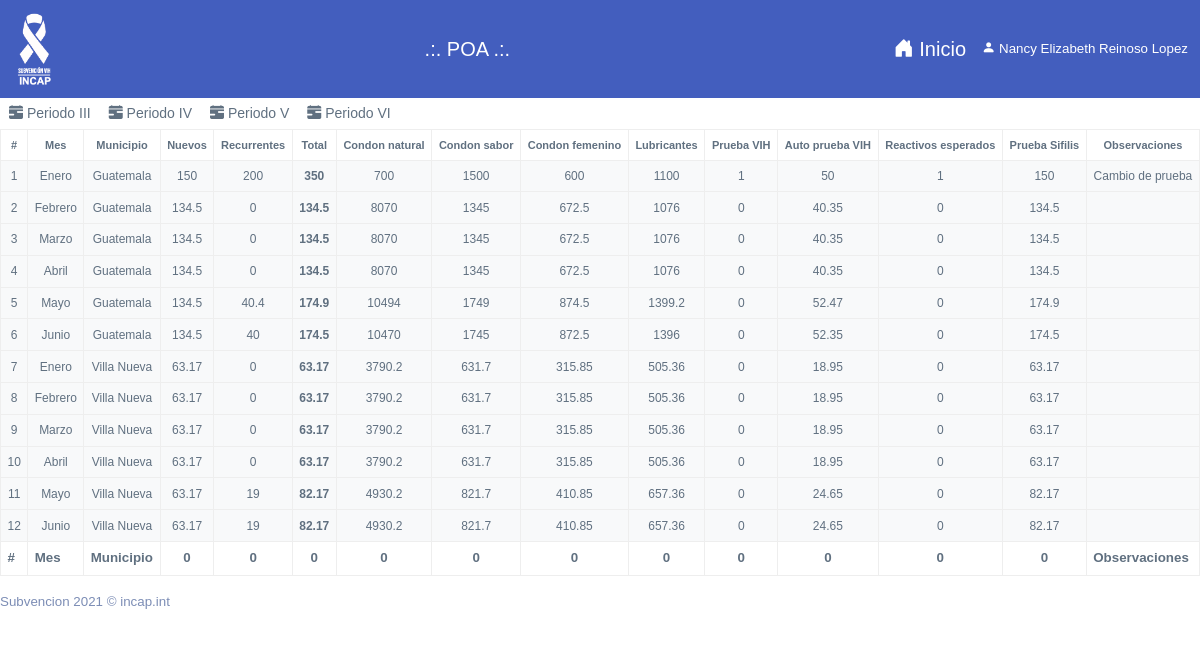
The page /vistas/supervisor/poa/poa.php (signed in) on the database its author committed.
### tables this page shows
CREATE TABLE IF NOT EXISTS `usuario` (
  `idUsuario` INT NOT NULL,
  `persona_id` INT NOT NULL,
  `rol` VARCHAR(24) NOT NULL,
  `usuario` VARCHAR(32) NULL,
  `pass` LONGTEXT NULL,
  `subreceptor_id` INT NOT NULL,
  `estado` TINYINT NULL,
  PRIMARY KEY (`idUsuario`));

CREATE TABLE IF NOT EXISTS `persona` (
  `idPersona` INT NOT NULL,
  `codigo` VARCHAR(16) NULL,
  `nombre` VARCHAR(50) NULL,
  `apellido` VARCHAR(50) NULL,
  `telefono` VARCHAR(12) NULL,
  `correo` VARCHAR(45) NULL,
  PRIMARY KEY (`idPersona`));

CREATE TABLE IF NOT EXISTS `poa` (
  `idPoa` INT NOT NULL,
  `anio` INT NULL,
  `mes` VARCHAR(24) NOT NULL,
  `departamento` VARCHAR(24) NOT NULL,
  `municipio` VARCHAR(24) NOT NULL,
  `nuevo` FLOAT NULL,
  `recurrente` FLOAT NULL,
  `subreceptor_id` INT NOT NULL,
  `observacion` TEXT NULL,
  `periodo` INT NULL,
  `estado` VARCHAR(24) NULL,
  PRIMARY KEY (`idPoa`));

CREATE TABLE IF NOT EXISTS `catalogo` (
  `codigo` VARCHAR(24) NOT NULL,
  `nombre` VARCHAR(100) NULL,
  `descripcion` TEXT NULL,
  `categoria` VARCHAR(32) NULL,
  PRIMARY KEY (`codigo`));

### vistas/supervisor/poa/periodo_3.php (the view, shortened to what this page needs)
<div class="table-responsive">
<table class="table table-hover table-bordered" aria-describedby="">
    <thead class="text-center" style="font-size: 11px;">
        <th scope="">#</th>
        <th scope="">Mes</th>
        <th scope="">Municipio</th>
        <th scope="">Nuevos</th>
        <th scope="">Recurrentes</th>
        <th scope="">Total</th>
        <th scope="">Condon natural</th>
        <th class="tsabor">Condon sabor</th>
        <th class="tfemenino">Condon femenino</th>
        <th scope="">Lubricantes</th>
        <th class="tprueba" scope="">Prueba VIH</th>
        <th class="tauto">Auto prueba VIH</th>
        <th class="treactivo" scope="">Reactivos esperados</th>
        <th class="tsifilis" scope="">Prueba Sifilis</th>
        <th scope="">Observaciones</th>
    </thead>
    <tbody class="text-center bg-light" style="font-size: 12px;">
        <?php
        $cont = 1;
        $consult = "SELECT DISTINCT t1.idPoa, t5.nombre as mes, t4.nombre as municipio, t1.nuevo, t1.recurrente,
        (t1.nuevo + t1.recurrente) AS total, t1.observacion, t2.cnatural, t2.csabor, t2.cfemenino, t2.lubricante,
        t2.pruebaVIH, t2.autoPrueba, t2.reactivoE, t2.sifilis, t1.estado FROM poa t1
	    LEFT JOIN insumo t2 ON t2.poa_id = t1.idPoa
	    LEFT JOIN catalogo t3 ON t3.codigo = t1.departamento
	    LEFT JOIN catalogo t4 ON t4.codigo = t1.municipio
	    LEFT JOIN catalogo t5 ON t5.codigo = t1.mes
	    WHERE t1.subreceptor_id = $SUBRECEPTOR AND t1.periodo = 3";
        if ($res = $enlace->query($consult)) {
            while ($periodo_3 = $res->fetch_assoc()) {
        ?>
                <tr>
                    <td><?php echo $cont++; ?></td>
                    <td><?php echo $periodo_3['mes']; ?></td>
                    <td><?php echo $periodo_3['municipio']; ?></td>
                    <td><?php echo $periodo_3['nuevo']; ?></td>
                    <td><?php echo $periodo_3['recurrente']; ?></td>
                    <th scope=""><?php echo round($periodo_3['total'], 2); ?></th>
                    <td><?php echo $periodo_3['cnatural']; ?></td>
                    <td class="tsabor"><?php echo $periodo_3['csabor']; ?></td>
                    <td class="tfemenino"><?php echo $periodo_3['cfemenino']; ?></td>
                    <td><?php echo $periodo_3['lubricante']; ?></td>
                    <td class="tprueba"><?php echo $periodo_3['pruebaVIH']; ?></td>
                    <td class="tauto"><?php echo $periodo_3['autoPrueba']; ?></td>
                    <td class="treactivo"><?php echo $periodo_3['reactivoE']; ?></td>
                    <td class="tsifilis"><?php echo $periodo_3['sifilis']; ?></td>
                    <td><?php echo $periodo_3['observacion']; ?></td>
                </tr>
        <?php }
        }  ?>
    </tbody>
    <tfoot>
        <th scope="">#</th>
        <th scope="">Mes</th>
        <th scope="">Municipio</th>
        <td class="text-center"><strong id="tnuevos3">0</strong></td>
        <td class="text-center"><strong id="trecurrentes3">0</strong></td>
        <td class="text-center"><strong id="total3">0</strong></td>
        <td class="text-center"><strong id="tnatural3">0</strong></td>
        <td class="text-center tsabor"><strong id="tsabor3">0</strong></td>
        <td class="text-center tfemenino"><strong id="tfemenino3">0</strong></td>
        <td class="text-center"><strong id="tlubricantes3">0</strong></td>
        <td class="text-center tprueba"><strong id="tpruebavih3">0</strong></td>
        <td class="text-center tauto"><strong id="tautoprueba3">0</strong></td>
        <td class="text-center treactivo"><strong id="treactivos3">0</strong></td>
        <td class="text-center tsifilis"><strong id="tsifilis3">0</strong></td>
        <th scope="">Observaciones</th>
    </tfoot>
</table>
</div>

### vistas/supervisor/poa/poa.php (shortened to what this page needs)
<?php
include_once('../../../bd/conexion.php');
$ID = $_SESSION['idUsuario'];
$SUBRECEPTOR = $_SESSION['subreceptor_id'];
?>
<!DOCTYPE html>
<html lang="es">
<head>
    <link rel="stylesheet" href="../../../assets/css/bootstrap.css">
    <link rel="stylesheet" href="../../../assets/vendors/bootstrap-icons/bootstrap-icons.css">
    <link rel="stylesheet" href="../../../assets/vendors/alertifyjs/css/alertify.rtl.css">
    <link rel="stylesheet" href="../../../assets/vendors/alertifyjs/css/themes/default.css">
    <link rel="stylesheet" href="../../../assets/vendors/datatable/jquery.dataTables.min.css">
    <link rel="stylesheet" href="../../../assets/css/app.css">
</head>
<body>
    <body>
    <nav class="navbar navbar-expand-lg navbar-dark bg-primary">
            <div class="container-fluid">
                <img src="../../../assets/images/vihinvertido.png" width="45" alt="">
                <a class="navbar-brand" href="#">.:. POA .:.</a>
                <div class="d-grid gap-2 d-md-flex justify-content-md-end">
                    <div class="collapse navbar-collapse" id="navbarSupportedContent">
                        <?php
                        $consulta1 = "SELECT p.nombre, p.apellido,u.usuario,r.nombre as rol,s.nombre as subreceptor FROM usuario u
                LEFT JOIN subreceptor s ON u.subreceptor_id = s.idSubreceptor
                LEFT JOIN catalogo r ON u.rol=r.codigo
                LEFT JOIN persona p ON p.idPersona=u.Persona_id WHERE u.idUsuario =$ID";
                        $res1 = $enlace->query($consulta1);
                        while ($usuario = mysqli_fetch_assoc($res1)) {
                        ?>
                            <a class="navbar-brand" href="../supervisor.php"><em class="bi bi-house-door-fill"></em> Inicio</a>
                            <div class="dropdown">
                                <a class="btn-outline-secundary text-white" type="button" data-bs-toggle="dropdown">
                                    <em class="bi bi-person-fill"></em> <?php echo $usuario['nombre'] . ' ' . $usuario['apellido']; ?>
                                </a>
                            </div>
                    </div>
                <?php }
                        $res1->close(); ?>
                </div>
            </div>
        </nav>
        <section class="section">
            <ul class="nav nav-pills" id="pills-tab" role="tablist">
                <li class="nav-item" role="presentation">
                    <button class="btn btn-sm btn-secundary active" id="pills-periodo_3-tab" data-bs-toggle="pill" data-bs-target="#pills-periodo_3" type="button">
                        <em class="bi bi-calendar-range-fill"></em> Periodo III</button>
                </li>
                <li class="nav-item" role="presentation">
                    <button class="btn btn-sm btn-secundary" id="pills-periodo_4-tab" data-bs-toggle="pill" data-bs-target="#pills-periodo_4" type="button">
                        <em class="bi bi-calendar-range-fill"></em> Periodo IV</button>
                </li>
                <li class="nav-item" role="presentation">
                    <button class="btn btn-sm btn-secundary" id="pills-periodo_5-tab" data-bs-toggle="pill" data-bs-target="#pills-periodo_5" type="button">
                        <em class="bi bi-calendar-range-fill"></em> Periodo V</button>
                </li>
                <li class="nav-item" role="presentation">
                    <button class="btn btn-sm btn-secundary" id="pills-periodo_6-tab" data-bs-toggle="pill" data-bs-target="#pills-periodo_6" type="button">
                        <em class="bi bi-calendar-range-fill"></em> Periodo VI</button>
                </li>
            </ul>
            <div class="tab-content" id="pills-tabContent">
                <div class="tab-pane fade show active" id="pills-periodo_3">
                    <?php include 'periodo_3.php'; ?>
                </div>
            </div>
        </section>
        <footer>
            <div class="footer clearfix mb-10 text-muted">
                <div class="float-start">
                    <p>Subvencion 2021 &copy; incap.int</p>
                </div>
            </div>
        </footer>
    </body>
</html>

### assets/css/app.css (style rules this page uses)
.bi { width:1rem; height:1rem }
a { text-decoration:none }
.mb-10, .my-10 { margin-bottom:3rem }

### vistas/supervisor/poa/poa.php (style rules this page uses)
body { font-family: 'Nunito', sans-serif; font-size: smaller; }

### rows shown on the page
usuario: persona.nombre "Nancy Elizabeth", persona.apellido "Reinoso Lopez"
poa: catalogo.nombre "Enero", catalogo.nombre "Guatemala", nuevo "150", recurrente "200", total "350", cnatural "700", csabor "1500", cfemenino "600", lubricante "1100", pruebaVIH "1", autoPrueba "50", reactivoE "1", sifilis "150", observacion "Cambio de prueba"
poa: catalogo.nombre "Febrero", catalogo.nombre "Guatemala", nuevo "134.5", recurrente "0", total "134.5", cnatural "8070", csabor "1345", cfemenino "672.5", lubricante "1076", pruebaVIH "0", autoPrueba "40.35", reactivoE "0", sifilis "134.5"
poa: catalogo.nombre "Marzo", catalogo.nombre "Guatemala", nuevo "134.5", recurrente "0", total "134.5", cnatural "8070", csabor "1345", cfemenino "672.5", lubricante "1076", pruebaVIH "0", autoPrueba "40.35", reactivoE "0", sifilis "134.5"
poa: catalogo.nombre "Abril", catalogo.nombre "Guatemala", nuevo "134.5", recurrente "0", total "134.5", cnatural "8070", csabor "1345", cfemenino "672.5", lubricante "1076", pruebaVIH "0", autoPrueba "40.35", reactivoE "0", sifilis "134.5"
poa: catalogo.nombre "Mayo", catalogo.nombre "Guatemala", nuevo "134.5", recurrente "40.4", total "174.9", cnatural "10494", csabor "1749", cfemenino "874.5", lubricante "1399.2", pruebaVIH "0", autoPrueba "52.47", reactivoE "0", sifilis "174.9"
poa: catalogo.nombre "Junio", catalogo.nombre "Guatemala", nuevo "134.5", recurrente "40", total "174.5", cnatural "10470", csabor "1745", cfemenino "872.5", lubricante "1396", pruebaVIH "0", autoPrueba "52.35", reactivoE "0", sifilis "174.5"
poa: catalogo.nombre "Enero", catalogo.nombre "Villa Nueva", nuevo "63.17", recurrente "0", total "63.17", cnatural "3790.2", csabor "631.7", cfemenino "315.85", lubricante "505.36", pruebaVIH "0", autoPrueba "18.95", reactivoE "0", sifilis "63.17"
poa: catalogo.nombre "Febrero", catalogo.nombre "Villa Nueva", nuevo "63.17", recurrente "0", total "63.17", cnatural "3790.2", csabor "631.7", cfemenino "315.85", lubricante "505.36", pruebaVIH "0", autoPrueba "18.95", reactivoE "0", sifilis "63.17"
poa: catalogo.nombre "Marzo", catalogo.nombre "Villa Nueva", nuevo "63.17", recurrente "0", total "63.17", cnatural "3790.2", csabor "631.7", cfemenino "315.85", lubricante "505.36", pruebaVIH "0", autoPrueba "18.95", reactivoE "0", sifilis "63.17"
poa: catalogo.nombre "Abril", catalogo.nombre "Villa Nueva", nuevo "63.17", recurrente "0", total "63.17", cnatural "3790.2", csabor "631.7", cfemenino "315.85", lubricante "505.36", pruebaVIH "0", autoPrueba "18.95", reactivoE "0", sifilis "63.17"
poa: catalogo.nombre "Mayo", catalogo.nombre "Villa Nueva", nuevo "63.17", recurrente "19", total "82.17", cnatural "4930.2", csabor "821.7", cfemenino "410.85", lubricante "657.36", pruebaVIH "0", autoPrueba "24.65", reactivoE "0", sifilis "82.17"
poa: catalogo.nombre "Junio", catalogo.nombre "Villa Nueva", nuevo "63.17", recurrente "19", total "82.17", cnatural "4930.2", csabor "821.7", cfemenino "410.85", lubricante "657.36", pruebaVIH "0", autoPrueba "24.65", reactivoE "0", sifilis "82.17"
